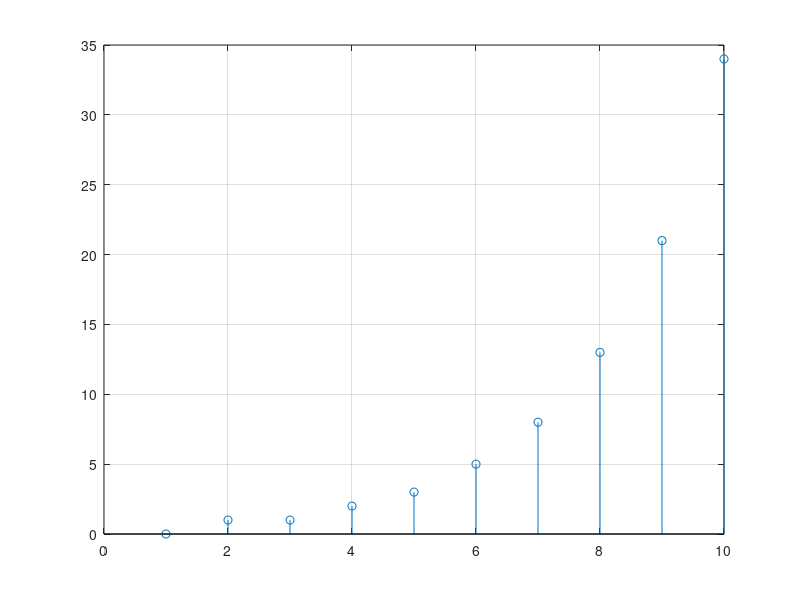

This chart was generated by the following MATLAB code:
clc; clear;

n = 10;   % number of terms
F = zeros(1,n);

F(1) = 0;
F(2) = 1;

for i = 3:n
    F(i) = F(i-1) + F(i-2);
end

disp('Fibonacci Series:')
disp(F)

stem(1:n, F)
grid on
